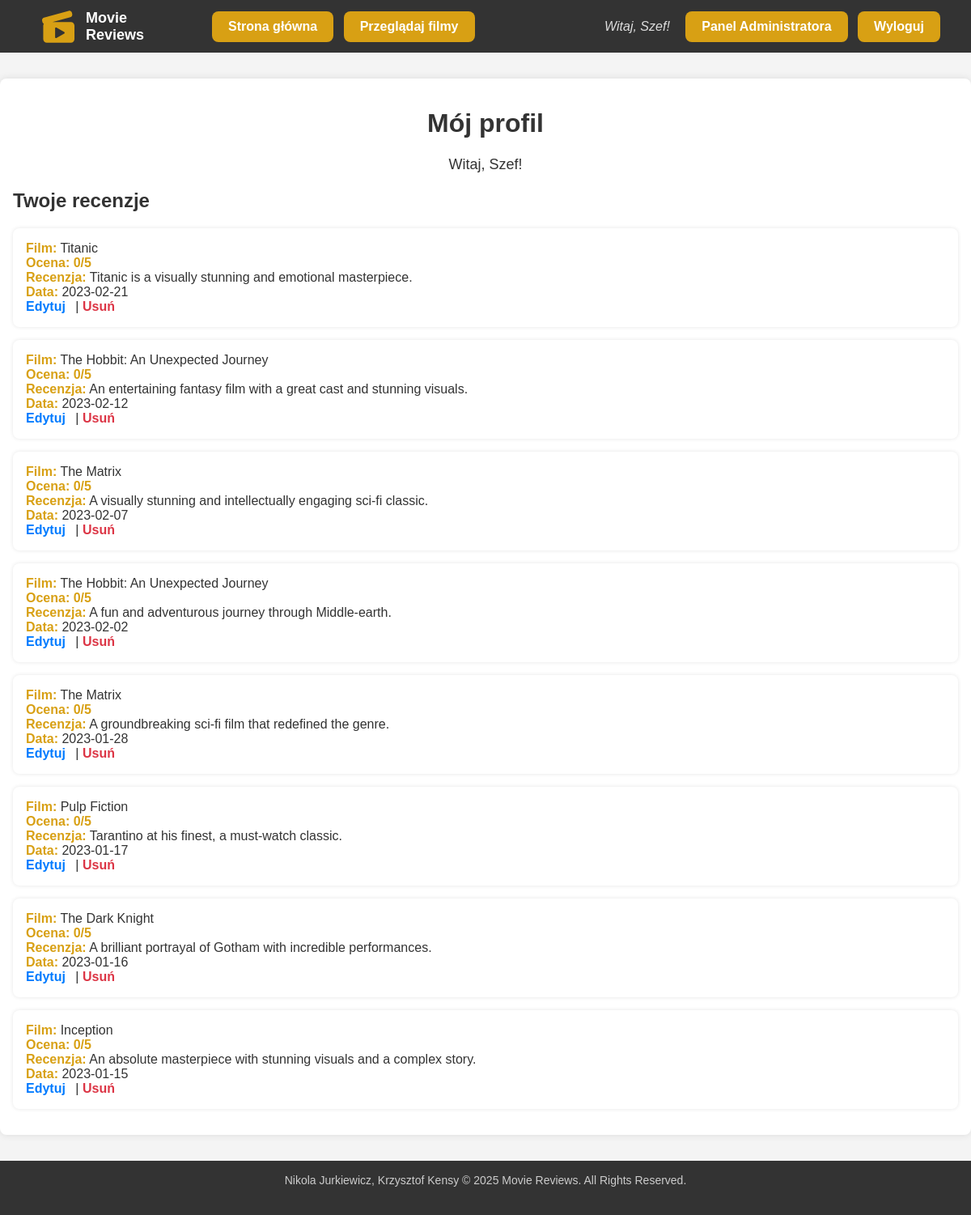
Page /userProfile.php (signed in) on the earlier database version.
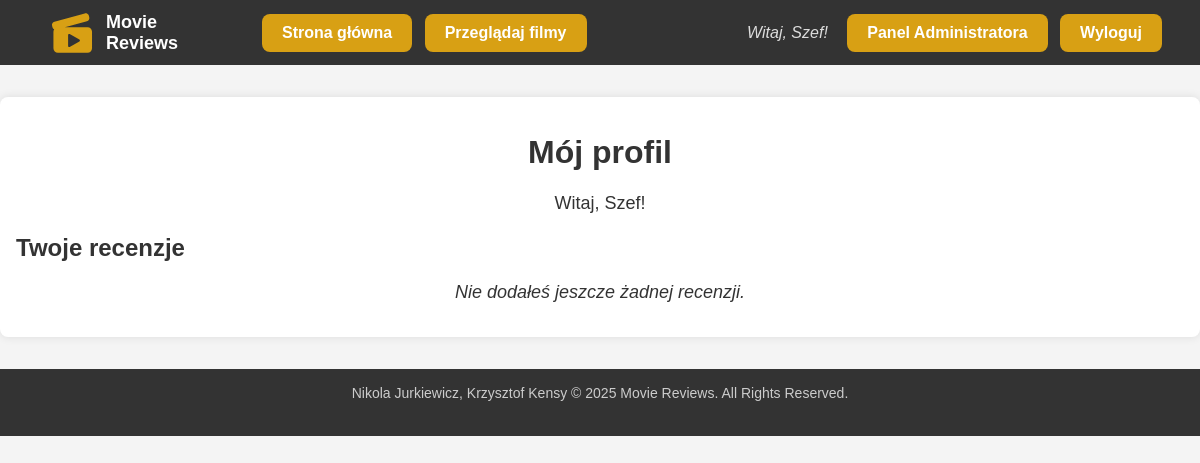
Same page on the later database version.
### tables this page shows
CREATE TABLE `reviews` (
  `IdReview` int(11) NOT NULL,
  `IdUser` int(11) NOT NULL,
  `IdMovie` int(11) NOT NULL,
  `Rating` tinyint(4) NOT NULL,
  `Content` varchar(4000) NOT NULL,
  `Date` date NOT NULL
);

CREATE TABLE `movies` (
  `IdMovie` int(11) NOT NULL,
  `Title` varchar(100) NOT NULL,
  `IdDirector` int(11) NOT NULL,
  `IdGenre` int(11) NOT NULL,
  `ReleaseYear` date NOT NULL,
  `Description` varchar(2000) NOT NULL,
  `AverageRating` decimal(3,2) DEFAULT NULL
);

### userProfile.php (the view, shortened to what this page needs)
<?php
include 'includes/header.php';
$username = htmlspecialchars($_SESSION['username']);
echo "<div class='profile-container'>";
echo "<h1>Mój profil</h1>";
echo "<p>Witaj, " . $username . "!</p>";
$conn = connectToDatabase();
$stmt = $conn->prepare("SELECT r.IdReview, m.Title, r.Rating, r.Content, r.Date
                        FROM Reviews r
                        JOIN Movies m ON r.IdMovie = m.IdMovie
                        WHERE r.IdUser = :idUser
                        ORDER BY r.Date DESC");
$stmt->execute(['idUser' => $_SESSION['user_id']]);
$reviews = $stmt->fetchAll(PDO::FETCH_ASSOC);
?>
<h2>Twoje recenzje</h2>
<?php if (empty($reviews)): ?>
    <p class="no-reviews">Nie dodałeś jeszcze żadnej recenzji.</p>
<?php else: ?>
    <ul class="reviews-list">
        <?php foreach ($reviews as $review): ?>
            <li>
                <strong>Film:</strong> <?php echo htmlspecialchars($review['Title']); ?><br>
                <strong>Ocena:</strong> <span class="rating"><?php echo htmlspecialchars($review['Rating']); ?>/5</span><br>
                <strong>Recenzja:</strong> <?php echo nl2br(htmlspecialchars($review['Content'])); ?><br>
                <strong>Data:</strong> <?php echo htmlspecialchars($review['Date']); ?><br>
                <a href="userReviewEdit.php?id=<?php echo $review['IdReview']; ?>">Edytuj</a> |
                <a href="userReviewDelete.php?id=<?php echo $review['IdReview']; ?>" class="delete" onclick="return confirm('Czy na pewno chcesz usunąć tę recenzję?')">Usuń</a>
            </li>
        <?php endforeach; ?>
    </ul>
<?php endif; ?>
</div>
<?php include 'includes/footer.php'; ?>

Differences in the rows shown:
no longer on this page (row edited): reviews: IdMovie.Title "Titanic", Rating "0", Content "Titanic is a visually stunning and emotional masterpiece.", Date "2023-02-21"
no longer on this page (row edited): reviews: IdMovie.Title "The Hobbit: An Unexpected Journey", Rating "0", Content "An entertaining fantasy film with a great cast and stunning visuals.", Date "2023-02-12"
no longer on this page (row edited): reviews: IdMovie.Title "The Matrix", Rating "0", Content "A visually stunning and intellectually engaging sci-fi classic.", Date "2023-02-07"
no longer on this page (row edited): reviews: IdMovie.Title "The Hobbit: An Unexpected Journey", Rating "0", Content "A fun and adventurous journey through Middle-earth.", Date "2023-02-02"
removed reviews: IdMovie.Title "The Matrix", Rating "0", Content "A groundbreaking sci-fi film that redefined the genre.", Date "2023-01-28"
no longer on this page (row edited): reviews: IdMovie.Title "Pulp Fiction", Rating "0", Content "Tarantino at his finest, a must-watch classic.", Date "2023-01-17"
no longer on this page (row edited): reviews: IdMovie.Title "The Dark Knight", Rating "0", Content "A brilliant portrayal of Gotham with incredible performances.", Date "2023-01-16"
no longer on this page (row edited): reviews: IdMovie.Title "Inception", Rating "0", Content "An absolute masterpiece with stunning visuals and a complex story.", Date "2023-01-15"
Other differences:
text now shown: "Nie dodałeś jeszcze żadnej recenzji."
